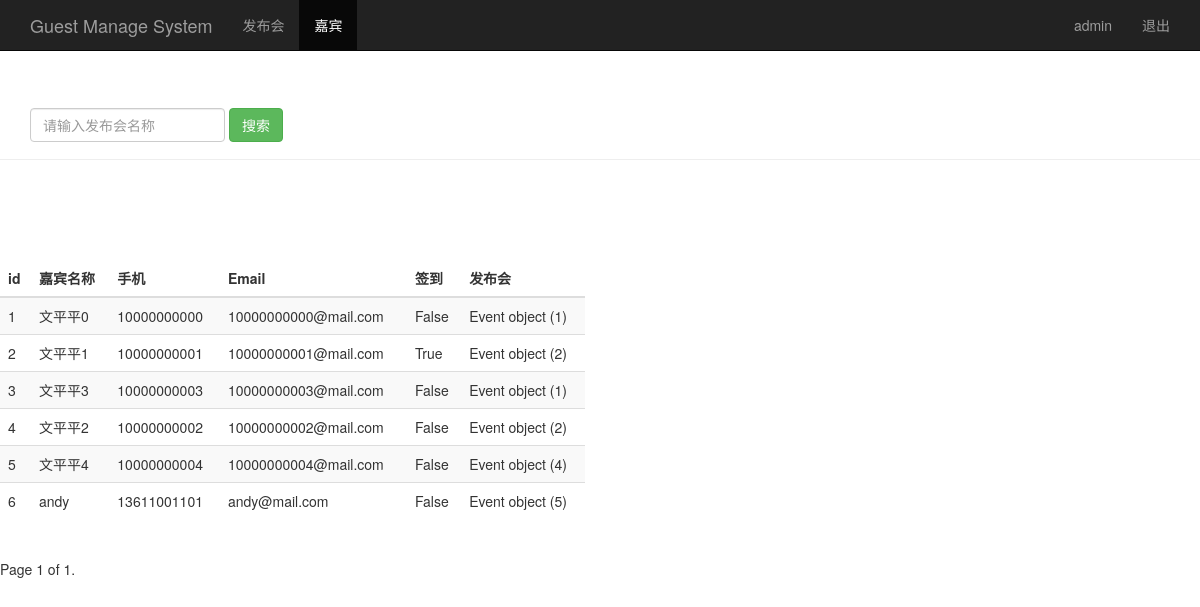
The page /guest_manage/ (signed in) on the database its author committed.
### sign/models.py (models this page shows)
class Guest(models.Model):
    event = models.ForeignKey(Event,on_delete=models.CASCADE) # 关联发布会 id
    realname = models.CharField(max_length=64) # 姓名
    phone = models.CharField(max_length=16) # 手机号
    email = models.EmailField() # 邮箱
    sign = models.BooleanField() # 签到状态
    create_time = models.DateTimeField(auto_now=True) # 创建时间（自动获取当前时间）

class Event(models.Model):
    name = models.CharField(max_length=100)  # 发布会标题
    limit = models.IntegerField()  # 参加人数
    status = models.BooleanField()  # 状态
    address = models.CharField(max_length=200)  # 地址
    start_time = models.DateTimeField('events time')  # 发布会时间
    create_time = models.DateTimeField(auto_now=True)  # 创建时间（自动获取当前时间）

### sign/views.py (the view)
# urls.py: path(r'guest_manage/',views.guest_manage),
@login_required
def guest_manage(request):
    guest_list = Guest.objects.all()
    username = request.session.get('user','')
    paginator = Paginator(guest_list,10)
    page = request.GET.get('page')
    try:
        contacts = paginator.page(page)
    except PageNotAnInteger:
        contacts = paginator.page(1)
    except EmptyPage:
        contacts = paginator.page(paginator.num_pages)
    return render(request, 'guest_manage.html', {'user':username, 'guests':contacts})

### templates/guest_manage.html (shortened to what this page needs)
<!DOCTYPE html>
<html lang="zh-CN">
	<head>
		{% load bootstrap3 %} {% bootstrap_css %} {% bootstrap_javascript %}
	</head>
	<body>
		<nav class="navbar navbar-inverse navbar-fixed-top">
			<div class="container">
				<div class="navbar-header">
					<a class="navbar-brand" href="/event_manage/">Guest Manage System</a>
				</div>
				<div id="navbar" class="collapse navbar-collapse">
					<ul class="nav navbar-nav">
						<li>
							<a href="/event_manage/">发布会</a>
						</li>
						<li class="active">
							<a href="#">嘉宾</a>
						</li>
					</ul>
					<ul class="nav navbar-nav navbar-right">
						<li>
							<a href="#">{{user}}</a>
						</li>
						<li>
							<a href="/logout/">退出</a>
						</li>
					</ul>
				</div>
			</div>
		</nav>
        <div class="page-header" style="padding-top: 60px;">
			<div id="navbar" class="navbar-collapse collapse">
				<form class="navbar-form" method="get" action="/search_guest_name/">
					<div class="form-group">
						<input name="realname" type="text" placeholder="请输入发布会名称" class="form-control">
					</div>
					<button type="submit" class="btn btn-success">搜索</button>
				</form>
			</div>
		</div>
		<div class="row" style="padding-top: 80px;">
			<div class="col-md-6">
				<table class="table table-striped">
					<thead>
						<tr>
							<th>id</th>
							<th>嘉宾名称</th>
							<th>手机</th>
							<th>Email</th>
							<th>签到</th>
							<th>发布会</th>
						</tr>
					</thead>
					<tbody>
						{% for guest in guests %}
						<tr>
							<td>{{ guest.id }}</td>
							<td>{{ guest.realname }}</td>
							<td>{{ guest.phone }}</td>
							<td>{{ guest.email }}</td>
							<td>{{ guest.sign }}</td>
							<td>{{ guest.event }}</td>
						</tr>
						{% endfor %}
					</tbody>
				</table>
			</div>
		</div>
		<div class="pagination">
			<span class="step-links">
		<span class="current">
		Page {{ guests.number }} of {{ guests.paginator.num_pages }}.
		</span>
			</span>
		</div>
	</body>
</html>

### rows shown on the page
Guest: id "1", realname "文平平0", phone "10000000000", email "10000000000@mail.com", sign "False", event "Event object (1)"
Guest: id "2", realname "文平平1", phone "10000000001", email "10000000001@mail.com", sign "True", event "Event object (2)"
Guest: id "3", realname "文平平3", phone "10000000003", email "10000000003@mail.com", sign "False", event "Event object (1)"
Guest: id "4", realname "文平平2", phone "10000000002", email "10000000002@mail.com", sign "False", event "Event object (2)"
Guest: id "5", realname "文平平4", phone "10000000004", email "10000000004@mail.com", sign "False", event "Event object (4)"
Guest: id "6", realname "andy", phone "13611001101", email "andy@mail.com", sign "False", event "Event object (5)"

### other values the page prints
{{ user }} "admin"
{{ guests.number }} "1"
{{ guests.paginator.num_pages }} "1"
